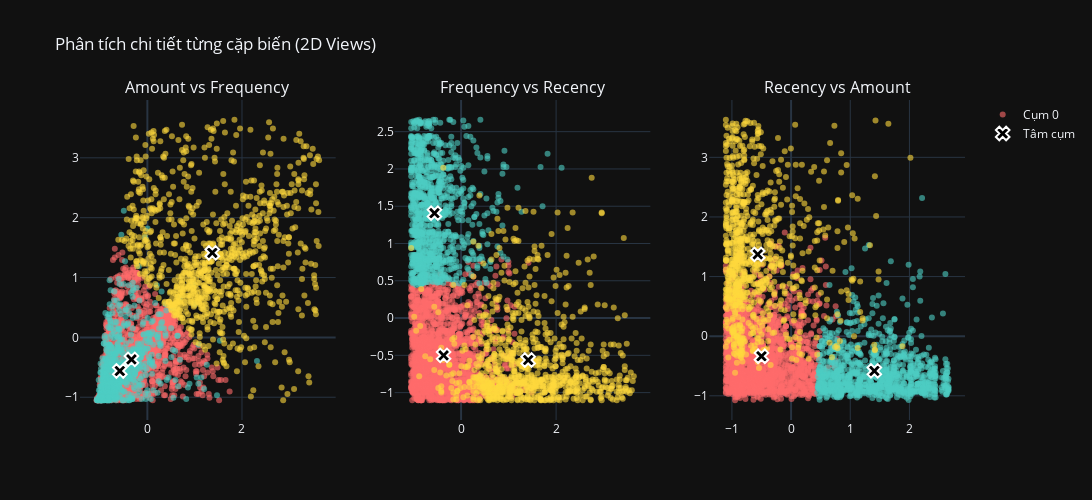

Notebook source saved alongside this figure:
### Code cell
import plotly.graph_objects as go
from plotly.subplots import make_subplots

centers = kmeans_final.cluster_centers_

# Xác định thứ tự cột trong rfm_scaled 
# 0: Amount, 1: Frequency, 2: Recency
cols = ['Amount', 'Frequency', 'Recency']
colors = ['#FF6B6B', '#4ECDC4', '#FFD93D'] # Màu cho 3 cụm

# Tạo khung 3 biểu đồ con (1 hàng 3 cột)
fig = make_subplots(rows=1, cols=3, 
                    subplot_titles=('Amount vs Frequency', 'Frequency vs Recency', 'Recency vs Amount'))

# --- VÒNG LẶP VẼ TỪNG CỤM ---
for i in range(3): # Lặp qua 3 cụm (0, 1, 2)
    mask = (clusters == i) # Lọc dữ liệu thuộc cụm i
    
    # Biểu đồ 1: Amount (x) vs Frequency (y)
    fig.add_trace(go.Scatter(
        x=rfm_scaled.loc[mask, 'Amount'], 
        y=rfm_scaled.loc[mask, 'Frequency'],
        mode='markers', marker=dict(color=colors[i], size=6, opacity=0.6),
        name=f'Cụm {i}', showlegend=(i==0) 
    ), row=1, col=1)

    # Biểu đồ 2: Frequency (x) vs Recency (y)
    fig.add_trace(go.Scatter(
        x=rfm_scaled.loc[mask, 'Frequency'], 
        y=rfm_scaled.loc[mask, 'Recency'],
        mode='markers', marker=dict(color=colors[i], size=6, opacity=0.6),
        name=f'Cụm {i}', showlegend=False
    ), row=1, col=2)

    # Biểu đồ 3: Recency (x) vs Amount (y)
    fig.add_trace(go.Scatter(
        x=rfm_scaled.loc[mask, 'Recency'], 
        y=rfm_scaled.loc[mask, 'Amount'],
        mode='markers', marker=dict(color=colors[i], size=6, opacity=0.6),
        name=f'Cụm {i}', showlegend=False
    ), row=1, col=3)

# --- VẼ TÂM CỤM (CENTROIDS) ---
# Tâm biểu đồ 1 (Cột 0 vs Cột 1)
fig.add_trace(go.Scatter(
    x=centers[:, 0], y=centers[:, 1],
    mode='markers', marker=dict(color='black', size=12, symbol='x', line=dict(width=2, color='white')),
    name='Tâm cụm'
), row=1, col=1)

# Tâm biểu đồ 2 (Cột 1 vs Cột 2)
fig.add_trace(go.Scatter(
    x=centers[:, 1], y=centers[:, 2],
    mode='markers', marker=dict(color='black', size=12, symbol='x', line=dict(width=2, color='white')),
    showlegend=False
), row=1, col=2)

# Tâm biểu đồ 3 (Cột 2 vs Cột 0)
fig.add_trace(go.Scatter(
    x=centers[:, 2], y=centers[:, 0],
    mode='markers', marker=dict(color='black', size=12, symbol='x', line=dict(width=2, color='white')),
    showlegend=False
), row=1, col=3)

# Cập nhật giao diện
fig.update_layout(title_text="Phân tích chi tiết từng cặp biến (2D Views)", 
                  template='plotly_dark', height=500, width=1200)
fig.show()

### Figure 1 — Plotly figure (JSON) as saved in the notebook; plotly's stock layout.template omitted (floating-point values rounded to 4 significant figures; data arrays with more than 128 entries replaced by an {"elided": "..."} marker saying what was removed)
{"data": [{"marker": {"color": "#FF6B6B", "opacity": 0.6, "size": 6}, "mode": "markers", "name": "Cụm 0", "showlegend": true, "type": "scatter", "x": {"elided": "1816 float values"}, "xaxis": "x", "y": {"elided": "1816 float values"}, "yaxis": "y"}, {"marker": {"color": "#FF6B6B", "opacity": 0.6, "size": 6}, "mode": "markers", "name": "Cụm 0", "showlegend": false, "type": "scatter", "x": {"elided": "1816 float values"}, "xaxis": "x2", "y": {"elided": "1816 float values"}, "yaxis": "y2"}, {"marker": {"color": "#FF6B6B", "opacity": 0.6, "size": 6}, "mode": "markers", "name": "Cụm 0", "showlegend": false, "type": "scatter", "x": {"elided": "1816 float values"}, "xaxis": "x3", "y": {"elided": "1816 float values"}, "yaxis": "y3"}, {"marker": {"color": "#4ECDC4", "opacity": 0.6, "size": 6}, "mode": "markers", "name": "Cụm 1", "showlegend": false, "type": "scatter", "x": {"elided": "995 float values"}, "xaxis": "x", "y": {"elided": "995 float values"}, "yaxis": "y"}, {"marker": {"color": "#4ECDC4", "opacity": 0.6, "size": 6}, "mode": "markers", "name": "Cụm 1", "showlegend": false, "type": "scatter", "x": {"elided": "995 float values"}, "xaxis": "x2", "y": {"elided": "995 float values"}, "yaxis": "y2"}, {"marker": {"color": "#4ECDC4", "opacity": 0.6, "size": 6}, "mode": "markers", "name": "Cụm 1", "showlegend": false, "type": "scatter", "x": {"elided": "995 float values"}, "xaxis": "x3", "y": {"elided": "995 float values"}, "yaxis": "y3"}, {"marker": {"color": "#FFD93D", "opacity": 0.6, "size": 6}, "mode": "markers", "name": "Cụm 2", "showlegend": false, "type": "scatter", "x": {"elided": "871 float values"}, "xaxis": "x", "y": {"elided": "871 float values"}, "yaxis": "y"}, {"marker": {"color": "#FFD93D", "opacity": 0.6, "size": 6}, "mode": "markers", "name": "Cụm 2", "showlegend": false, "type": "scatter", "x": {"elided": "871 float values"}, "xaxis": "x2", "y": {"elided": "871 float values"}, "yaxis": "y2"}, {"marker": {"color": "#FFD93D", "opacity": 0.6, "size": 6}, "mode": "markers", "name": "Cụm 2", "showlegend": false, "type": "scatter", "x": {"elided": "871 float values"}, "xaxis": "x3", "y": {"elided": "871 float values"}, "yaxis": "y3"}, {"marker": {"color": "black", "line": {"color": "white", "width": 2}, "size": 12, "symbol": "x"}, "mode": "markers", "name": "Tâm cụm", "type": "scatter", "x": [-0.3372, -0.5826, 1.372], "xaxis": "x", "y": [-0.3683, -0.5608, 1.413], "yaxis": "y"}, {"marker": {"color": "black", "line": {"color": "white", "width": 2}, "size": 12, "symbol": "x"}, "mode": "markers", "showlegend": false, "type": "scatter", "x": [-0.3683, -0.5608, 1.413], "xaxis": "x2", "y": [-0.5008, 1.407, -0.5631], "yaxis": "y2"}, {"marker": {"color": "black", "line": {"color": "white", "width": 2}, "size": 12, "symbol": "x"}, "mode": "markers", "showlegend": false, "type": "scatter", "x": [-0.5008, 1.407, -0.5631], "xaxis": "x3", "y": [-0.3372, -0.5826, 1.372], "yaxis": "y3"}], "layout": {"annotations": [{"font": {"size": 16}, "showarrow": false, "text": "Amount vs Frequency", "x": 0.1444, "xanchor": "center", "xref": "paper", "y": 1, "yanchor": "bottom", "yref": "paper"}, {"font": {"size": 16}, "showarrow": false, "text": "Frequency vs Recency", "x": 0.5, "xanchor": "center", "xref": "paper", "y": 1, "yanchor": "bottom", "yref": "paper"}, {"font": {"size": 16}, "showarrow": false, "text": "Recency vs Amount", "x": 0.8556, "xanchor": "center", "xref": "paper", "y": 1, "yanchor": "bottom", "yref": "paper"}], "height": 500, "title": {"text": "Phân tích chi tiết từng cặp biến (2D Views)"}, "width": 1200, "xaxis": {"anchor": "y", "domain": [0, 0.2889]}, "xaxis2": {"anchor": "y2", "domain": [0.3556, 0.6444]}, "xaxis3": {"anchor": "y3", "domain": [0.7111, 1]}, "yaxis": {"anchor": "x", "domain": [0, 1]}, "yaxis2": {"anchor": "x2", "domain": [0, 1]}, "yaxis3": {"anchor": "x3", "domain": [0, 1]}}}
